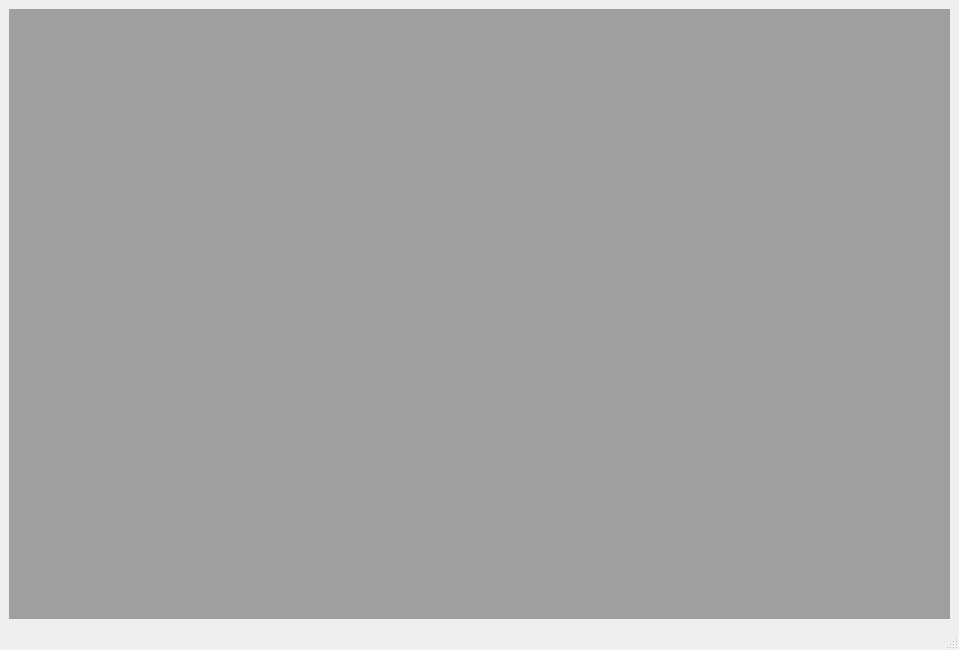
<?xml version="1.0" encoding="UTF-8"?>
<ui version="4.0">
 <class>MainWindow</class>
 <widget class="QMainWindow" name="MainWindow">
  <property name="geometry">
   <rect>
    <x>0</x>
    <y>0</y>
    <width>959</width>
    <height>650</height>
   </rect>
  </property>
  <property name="windowTitle">
   <string>MainWindow</string>
  </property>
  <widget class="QWidget" name="centralwidget">
   <layout class="QGridLayout" name="gridLayout">
    <item row="0" column="0">
     <widget class="QMdiArea" name="mdiArea"/>
    </item>
   </layout>
  </widget>
  <widget class="QStatusBar" name="statusbar"/>
  <widget class="QMenuBar" name="menuBar">
   <property name="geometry">
    <rect>
     <x>0</x>
     <y>0</y>
     <width>959</width>
     <height>20</height>
    </rect>
   </property>
  </widget>
  <action name="action_Control">
   <property name="text">
    <string>&amp;Control</string>
   </property>
  </action>
  <action name="action_Open">
   <property name="text">
    <string>&amp;Open</string>
   </property>
  </action>
  <action name="action_Save">
   <property name="text">
    <string>&amp;Save</string>
   </property>
  </action>
  <action name="action_Exit">
   <property name="text">
    <string>&amp;Exit</string>
   </property>
  </action>
 </widget>
 <resources/>
 <connections/>
</ui>
